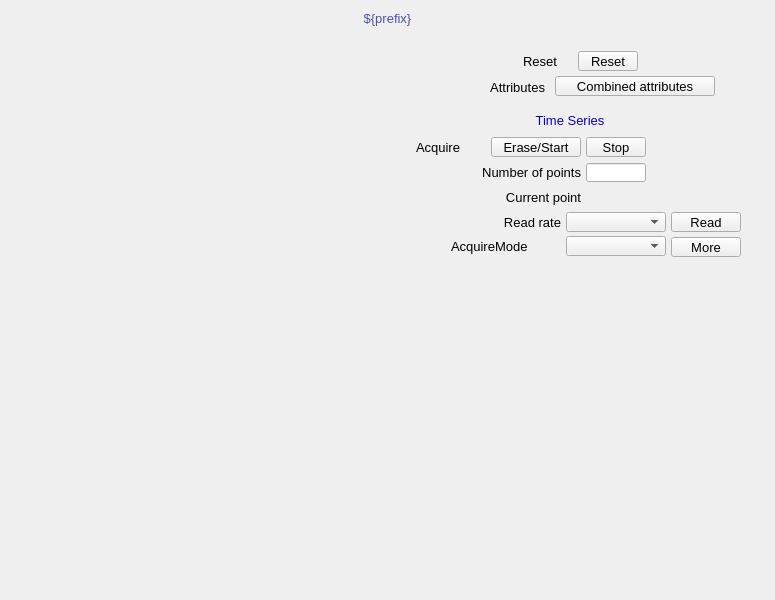
<?xml version="1.0" ?>
<ui version="4.0">
  <class>Dialog</class>
  <widget class="QWidget" name="screen">
    <property name="geometry">
      <rect>
        <x>826</x>
        <y>470</y>
        <width>775</width>
        <height>600</height>
      </rect>
    </property>
    <property name="styleSheet">
      <string notr="true">QWidget#screen {
  color: rgb(0, 0, 0);
  background-color: rgb(187, 187, 187);
  }</string>
    </property>
    <property name="windowTitle">
      <string>NDPluginAttribute</string>
    </property>
    <widget class="PyDMDrawingRectangle" name="rectangle">
      <property name="geometry">
        <rect>
          <x>0</x>
          <y>5</y>
          <width>775</width>
          <height>25</height>
        </rect>
      </property>
      <property name="brush" stdset="0">
        <brush brushstyle="SolidPattern">
          <color alpha="255">
            <red>218</red>
            <green>218</green>
            <blue>218</blue>
          </color>
        </brush>
      </property>
      <property name="penStyle" stdset="0">
        <enum>Qt::SolidLine</enum>
      </property>
      <property name="penColor" stdset="0">
        <color>
          <red>218</red>
          <green>218</green>
          <blue>218</blue>
        </color>
      </property>
      <property name="penWidth" stdset="0">
        <double>0</double>
      </property>
      <property name="penCapStyle" stdset="0">
        <enum>Qt::FlatCap</enum>
      </property>
      <property name="toolTip">
        <string>rectangle</string>
      </property>
    </widget>
    <widget class="PyDMEmbeddedDisplay" name="composite">
      <property name="geometry">
        <rect>
          <x>5</x>
          <y>40</y>
          <width>380</width>
          <height>555</height>
        </rect>
      </property>
      <property name="toolTip">
        <string>composite</string>
      </property>
      <property name="filename" stdset="0">
        <string>PluginBase_V38.ui</string>
      </property>
    </widget>
    <widget class="PyDMDrawingRectangle" name="rectangle_1">
      <property name="geometry">
        <rect>
          <x>390</x>
          <y>40</y>
          <width>380</width>
          <height>60</height>
        </rect>
      </property>
      <property name="brush" stdset="0">
        <brush brushstyle="NoBrush">
          <color alpha="255">
            <red>45</red>
            <green>45</green>
            <blue>45</blue>
          </color>
        </brush>
      </property>
      <property name="penStyle" stdset="0">
        <enum>Qt::SolidLine</enum>
      </property>
      <property name="penColor" stdset="0">
        <color>
          <red>45</red>
          <green>45</green>
          <blue>45</blue>
        </color>
      </property>
      <property name="penWidth" stdset="0">
        <double>1</double>
      </property>
      <property name="penCapStyle" stdset="0">
        <enum>Qt::FlatCap</enum>
      </property>
      <property name="toolTip">
        <string>rectangle_1</string>
      </property>
    </widget>
    <widget class="PyDMFrame" name="composite_1">
      <property name="geometry">
        <rect>
          <x>0</x>
          <y>6</y>
          <width>775</width>
          <height>25</height>
        </rect>
      </property>
      <widget class="QLabel" name="text">
        <property name="geometry">
          <rect>
            <x>0</x>
            <y>0</y>
            <width>775</width>
            <height>25</height>
          </rect>
        </property>
        <property name="text">
          <string>${prefix}</string>
        </property>
        <property name="font" stdset="0">
          <font>
            <pointsize>10</pointsize>
          </font>
        </property>
        <property name="brush" stdset="0">
          <brush brushstyle="SolidPattern">
            <color alpha="255">
              <red>77</red>
              <green>82</green>
              <blue>164</blue>
            </color>
          </brush>
        </property>
        <property name="toolTip">
          <string>text</string>
        </property>
        <property name="alignment">
          <set>Qt::AlignCenter</set>
        </property>
        <property name="styleSheet">
          <string notr="true">QLabel#text {
  color: rgb(77, 82, 164);
  }</string>
        </property>
      </widget>
    </widget>
    <widget class="PyDMFrame" name="composite_2">
      <property name="geometry">
        <rect>
          <x>445</x>
          <y>76</y>
          <width>270</width>
          <height>21</height>
        </rect>
      </property>
      <widget class="PyDMRelatedDisplayButton" name="related_display">
        <property name="geometry">
          <rect>
            <x>110</x>
            <y>0</y>
            <width>160</width>
            <height>20</height>
          </rect>
        </property>
        <property name="toolTip">
          <string>Combined attributes</string>
        </property>
        <property name="text">
          <string>Combined attributes</string>
        </property>
        <property name="showIcon" stdset="0">
          <bool>true</bool>
        </property>
        <property name="font" stdset="0">
          <font>
            <pointsize>10</pointsize>
          </font>
        </property>
        <property name="styleSheet">
          <string notr="true">PyDMRelatedDisplayButton#related_display {
  color: rgb(0, 0, 0);
  background-color: rgb(115, 223, 255);
  }</string>
        </property>
        <property name="titles" stdset="0">
          <stringlist>
            <string>Attributes 1-8</string>
            <string>Attributes 9-16</string>
          </stringlist>
        </property>
        <property name="filenames" stdset="0">
          <stringlist>
            <string>AttributePlugin8_V38.ui</string>
            <string>AttributePlugin8_V38.ui</string>
          </stringlist>
        </property>
        <property name="macros" stdset="0">
          <stringlist>
            <string>P=${P},R=${R},A1=1:,A2=2:,A3=3:,A4=4:,A5=5:,A6=6:,A7=7:,A8=8:</string>
            <string>P=${P},R=${R},A1=9:,A2=10:,A3=11:,A4=12:,A5=13:,A6=14:,A7=15:,A8=16:</string>
          </stringlist>
        </property>
        <property name="openInNewWindow" stdset="0">
          <bool>true</bool>
        </property>
      </widget>
      <widget class="QLabel" name="text_1">
        <property name="geometry">
          <rect>
            <x>0</x>
            <y>1</y>
            <width>100</width>
            <height>20</height>
          </rect>
        </property>
        <property name="text">
          <string>Attributes</string>
        </property>
        <property name="font" stdset="0">
          <font>
            <pointsize>10</pointsize>
          </font>
        </property>
        <property name="brush" stdset="0">
          <brush brushstyle="SolidPattern">
            <color alpha="255">
              <red>0</red>
              <green>0</green>
              <blue>0</blue>
            </color>
          </brush>
        </property>
        <property name="toolTip">
          <string>text_1</string>
        </property>
        <property name="alignment">
          <set>Qt::AlignRight|Qt::AlignTrailing|Qt::AlignVCenter</set>
        </property>
        <property name="styleSheet">
          <string notr="true">QLabel#text_1 {
  color: rgb(0, 0, 0);
  }</string>
        </property>
      </widget>
    </widget>
    <widget class="PyDMFrame" name="composite_3">
      <property name="geometry">
        <rect>
          <x>523</x>
          <y>51</y>
          <width>115</width>
          <height>20</height>
        </rect>
      </property>
      <widget class="PyDMPushButton" name="message_button">
        <property name="geometry">
          <rect>
            <x>55</x>
            <y>0</y>
            <width>60</width>
            <height>20</height>
          </rect>
        </property>
        <property name="text">
          <string>Reset</string>
        </property>
        <property name="font" stdset="0">
          <font>
            <pointsize>10</pointsize>
          </font>
        </property>
        <property name="toolTip">
          <string>${prefix}Reset</string>
        </property>
        <property name="channel" stdset="0">
          <string>ca://${prefix}Reset</string>
        </property>
        <property name="pressValue" stdset="0">
          <string>1</string>
        </property>
        <property name="styleSheet">
          <string notr="true">PyDMPushButton#message_button {
  color: rgb(0, 0, 0);
  background-color: rgb(115, 223, 255);
  }</string>
        </property>
      </widget>
      <widget class="QLabel" name="text_2">
        <property name="geometry">
          <rect>
            <x>0</x>
            <y>0</y>
            <width>50</width>
            <height>20</height>
          </rect>
        </property>
        <property name="text">
          <string>Reset</string>
        </property>
        <property name="font" stdset="0">
          <font>
            <pointsize>10</pointsize>
          </font>
        </property>
        <property name="brush" stdset="0">
          <brush brushstyle="SolidPattern">
            <color alpha="255">
              <red>0</red>
              <green>0</green>
              <blue>0</blue>
            </color>
          </brush>
        </property>
        <property name="toolTip">
          <string>text_2</string>
        </property>
        <property name="alignment">
          <set>Qt::AlignLeading|Qt::AlignLeft|Qt::AlignVCenter</set>
        </property>
        <property name="styleSheet">
          <string notr="true">QLabel#text_2 {
  color: rgb(0, 0, 0);
  }</string>
        </property>
      </widget>
    </widget>
    <widget class="PyDMFrame" name="composite_4">
      <property name="geometry">
        <rect>
          <x>390</x>
          <y>105</y>
          <width>380</width>
          <height>155</height>
        </rect>
      </property>
      <widget class="PyDMDrawingRectangle" name="rectangle_2">
        <property name="geometry">
          <rect>
            <x>120</x>
            <y>5</y>
            <width>120</width>
            <height>21</height>
          </rect>
        </property>
        <property name="brush" stdset="0">
          <brush brushstyle="SolidPattern">
            <color alpha="255">
              <red>218</red>
              <green>218</green>
              <blue>218</blue>
            </color>
          </brush>
        </property>
        <property name="penStyle" stdset="0">
          <enum>Qt::SolidLine</enum>
        </property>
        <property name="penColor" stdset="0">
          <color>
            <red>218</red>
            <green>218</green>
            <blue>218</blue>
          </color>
        </property>
        <property name="penWidth" stdset="0">
          <double>0</double>
        </property>
        <property name="penCapStyle" stdset="0">
          <enum>Qt::FlatCap</enum>
        </property>
        <property name="toolTip">
          <string>rectangle_2</string>
        </property>
      </widget>
      <widget class="PyDMDrawingRectangle" name="rectangle_3">
        <property name="geometry">
          <rect>
            <x>0</x>
            <y>0</y>
            <width>380</width>
            <height>155</height>
          </rect>
        </property>
        <property name="brush" stdset="0">
          <brush brushstyle="NoBrush">
            <color alpha="255">
              <red>0</red>
              <green>0</green>
              <blue>0</blue>
            </color>
          </brush>
        </property>
        <property name="penStyle" stdset="0">
          <enum>Qt::SolidLine</enum>
        </property>
        <property name="penColor" stdset="0">
          <color>
            <red>0</red>
            <green>0</green>
            <blue>0</blue>
          </color>
        </property>
        <property name="penWidth" stdset="0">
          <double>1</double>
        </property>
        <property name="penCapStyle" stdset="0">
          <enum>Qt::FlatCap</enum>
        </property>
        <property name="toolTip">
          <string>rectangle_3</string>
        </property>
      </widget>
      <widget class="QLabel" name="text_3">
        <property name="geometry">
          <rect>
            <x>125</x>
            <y>5</y>
            <width>110</width>
            <height>20</height>
          </rect>
        </property>
        <property name="text">
          <string>Time Series</string>
        </property>
        <property name="font" stdset="0">
          <font>
            <pointsize>10</pointsize>
          </font>
        </property>
        <property name="brush" stdset="0">
          <brush brushstyle="SolidPattern">
            <color alpha="255">
              <red>10</red>
              <green>0</green>
              <blue>184</blue>
            </color>
          </brush>
        </property>
        <property name="toolTip">
          <string>text_3</string>
        </property>
        <property name="alignment">
          <set>Qt::AlignCenter</set>
        </property>
        <property name="styleSheet">
          <string notr="true">QLabel#text_3 {
  color: rgb(10, 0, 184);
  }</string>
        </property>
      </widget>
      <widget class="QLabel" name="text_4">
        <property name="geometry">
          <rect>
            <x>61</x>
            <y>82</y>
            <width>130</width>
            <height>20</height>
          </rect>
        </property>
        <property name="text">
          <string>Current point</string>
        </property>
        <property name="font" stdset="0">
          <font>
            <pointsize>10</pointsize>
          </font>
        </property>
        <property name="brush" stdset="0">
          <brush brushstyle="SolidPattern">
            <color alpha="255">
              <red>0</red>
              <green>0</green>
              <blue>0</blue>
            </color>
          </brush>
        </property>
        <property name="toolTip">
          <string>text_4</string>
        </property>
        <property name="alignment">
          <set>Qt::AlignRight|Qt::AlignTrailing|Qt::AlignVCenter</set>
        </property>
        <property name="styleSheet">
          <string notr="true">QLabel#text_4 {
  color: rgb(0, 0, 0);
  }</string>
        </property>
      </widget>
      <widget class="PyDMLabel" name="text_update">
        <property name="geometry">
          <rect>
            <x>196</x>
            <y>83</y>
            <width>90</width>
            <height>18</height>
          </rect>
        </property>
        <property name="toolTip">
          <string>PV: ${prefix}TS:TSCurrentPoint</string>
        </property>
        <property name="channel" stdset="0">
          <string>ca://${prefix}TS:TSCurrentPoint</string>
        </property>
        <property name="font" stdset="0">
          <font>
            <pointsize>10</pointsize>
          </font>
        </property>
        <property name="alignment">
          <set>Qt::AlignLeading|Qt::AlignLeft|Qt::AlignVCenter</set>
        </property>
        <property name="textInteractionFlags">
          <set>Qt::TextSelectableByKeyboard|Qt::TextSelectableByMouse</set>
        </property>
        <property name="styleSheet">
          <string notr="true">PyDMLabel#text_update {
  color: rgb(10, 0, 184);
  background-color: rgb(187, 187, 187);
  }</string>
        </property>
      </widget>
      <widget class="PyDMEnumComboBox" name="menu">
        <property name="geometry">
          <rect>
            <x>176</x>
            <y>107</y>
            <width>100</width>
            <height>20</height>
          </rect>
        </property>
        <property name="toolTip">
          <string>${prefix}TS:TSRead.SCAN</string>
        </property>
        <property name="channel" stdset="0">
          <string>ca://${prefix}TS:TSRead.SCAN</string>
        </property>
        <property name="font" stdset="0">
          <font>
            <pointsize>10</pointsize>
          </font>
        </property>
        <property name="styleSheet">
          <string notr="true">PyDMEnumComboBox#menu {
  color: rgb(0, 0, 0);
  background-color: rgb(115, 223, 255);
  }</string>
        </property>
      </widget>
      <widget class="PyDMPushButton" name="message_button_1">
        <property name="geometry">
          <rect>
            <x>281</x>
            <y>107</y>
            <width>70</width>
            <height>20</height>
          </rect>
        </property>
        <property name="text">
          <string>Read</string>
        </property>
        <property name="font" stdset="0">
          <font>
            <pointsize>10</pointsize>
          </font>
        </property>
        <property name="toolTip">
          <string>${prefix}TS:TSRead.PROC</string>
        </property>
        <property name="channel" stdset="0">
          <string>ca://${prefix}TS:TSRead.PROC</string>
        </property>
        <property name="pressValue" stdset="0">
          <string>1</string>
        </property>
        <property name="styleSheet">
          <string notr="true">PyDMPushButton#message_button_1 {
  color: rgb(0, 0, 0);
  background-color: rgb(115, 223, 255);
  }</string>
        </property>
      </widget>
      <widget class="QLabel" name="text_5">
        <property name="geometry">
          <rect>
            <x>81</x>
            <y>107</y>
            <width>90</width>
            <height>20</height>
          </rect>
        </property>
        <property name="text">
          <string>Read rate</string>
        </property>
        <property name="font" stdset="0">
          <font>
            <pointsize>10</pointsize>
          </font>
        </property>
        <property name="brush" stdset="0">
          <brush brushstyle="SolidPattern">
            <color alpha="255">
              <red>0</red>
              <green>0</green>
              <blue>0</blue>
            </color>
          </brush>
        </property>
        <property name="toolTip">
          <string>text_5</string>
        </property>
        <property name="alignment">
          <set>Qt::AlignRight|Qt::AlignTrailing|Qt::AlignVCenter</set>
        </property>
        <property name="styleSheet">
          <string notr="true">QLabel#text_5 {
  color: rgb(0, 0, 0);
  }</string>
        </property>
      </widget>
      <widget class="PyDMLineEdit" name="text_entry">
        <property name="geometry">
          <rect>
            <x>196</x>
            <y>58</y>
            <width>60</width>
            <height>19</height>
          </rect>
        </property>
        <property name="channel" stdset="0">
          <string>ca://${prefix}TS:TSNumPoints</string>
        </property>
        <property name="toolTip">
          <string>${prefix}TS:TSNumPoints</string>
        </property>
        <property name="font" stdset="0">
          <font>
            <pointsize>10</pointsize>
          </font>
        </property>
        <property name="styleSheet">
          <string notr="true">PyDMLineEdit#text_entry {
  color: rgb(0, 0, 0);
  background-color: rgb(115, 223, 255);
  border: 1px solid black;
  margin: 0px;
  padding: 0px;
  spacing: 0px;
  }</string>
        </property>
      </widget>
      <widget class="QLabel" name="text_6">
        <property name="geometry">
          <rect>
            <x>31</x>
            <y>57</y>
            <width>160</width>
            <height>20</height>
          </rect>
        </property>
        <property name="text">
          <string>Number of points</string>
        </property>
        <property name="font" stdset="0">
          <font>
            <pointsize>10</pointsize>
          </font>
        </property>
        <property name="brush" stdset="0">
          <brush brushstyle="SolidPattern">
            <color alpha="255">
              <red>0</red>
              <green>0</green>
              <blue>0</blue>
            </color>
          </brush>
        </property>
        <property name="toolTip">
          <string>text_6</string>
        </property>
        <property name="alignment">
          <set>Qt::AlignRight|Qt::AlignTrailing|Qt::AlignVCenter</set>
        </property>
        <property name="styleSheet">
          <string notr="true">QLabel#text_6 {
  color: rgb(0, 0, 0);
  }</string>
        </property>
      </widget>
      <widget class="PyDMPushButton" name="message_button_2">
        <property name="geometry">
          <rect>
            <x>101</x>
            <y>32</y>
            <width>90</width>
            <height>20</height>
          </rect>
        </property>
        <property name="text">
          <string>Erase/Start</string>
        </property>
        <property name="font" stdset="0">
          <font>
            <pointsize>10</pointsize>
          </font>
        </property>
        <property name="toolTip">
          <string>${prefix}TS:TSAcquire</string>
        </property>
        <property name="channel" stdset="0">
          <string>ca://${prefix}TS:TSAcquire</string>
        </property>
        <property name="pressValue" stdset="0">
          <string>1</string>
        </property>
        <property name="styleSheet">
          <string notr="true">PyDMPushButton#message_button_2 {
  color: rgb(0, 0, 0);
  background-color: rgb(115, 223, 255);
  }</string>
        </property>
      </widget>
      <widget class="PyDMPushButton" name="message_button_3">
        <property name="geometry">
          <rect>
            <x>196</x>
            <y>32</y>
            <width>60</width>
            <height>20</height>
          </rect>
        </property>
        <property name="text">
          <string>Stop</string>
        </property>
        <property name="font" stdset="0">
          <font>
            <pointsize>10</pointsize>
          </font>
        </property>
        <property name="toolTip">
          <string>${prefix}TS:TSAcquire</string>
        </property>
        <property name="channel" stdset="0">
          <string>ca://${prefix}TS:TSAcquire</string>
        </property>
        <property name="pressValue" stdset="0">
          <string>0</string>
        </property>
        <property name="styleSheet">
          <string notr="true">PyDMPushButton#message_button_3 {
  color: rgb(0, 0, 0);
  background-color: rgb(115, 223, 255);
  }</string>
        </property>
      </widget>
      <widget class="PyDMLabel" name="text_update_1">
        <property name="geometry">
          <rect>
            <x>261</x>
            <y>33</y>
            <width>90</width>
            <height>18</height>
          </rect>
        </property>
        <property name="toolTip">
          <string>PV: ${prefix}TS:TSAcquiring</string>
        </property>
        <property name="channel" stdset="0">
          <string>ca://${prefix}TS:TSAcquiring</string>
        </property>
        <property name="displayFormat" stdset="0">
          <enum>PyDMLabel::String</enum>
        </property>
        <property name="font" stdset="0">
          <font>
            <pointsize>10</pointsize>
          </font>
        </property>
        <property name="alignment">
          <set>Qt::AlignLeading|Qt::AlignLeft|Qt::AlignVCenter</set>
        </property>
        <property name="textInteractionFlags">
          <set>Qt::TextSelectableByKeyboard|Qt::TextSelectableByMouse</set>
        </property>
        <property name="styleSheet">
          <string notr="true">PyDMLabel#text_update_1 {
  color: rgb(10, 0, 184);
  background-color: rgb(70, 70, 70);
  }</string>
        </property>
      </widget>
      <widget class="QLabel" name="text_7">
        <property name="geometry">
          <rect>
            <x>26</x>
            <y>32</y>
            <width>70</width>
            <height>20</height>
          </rect>
        </property>
        <property name="text">
          <string>Acquire</string>
        </property>
        <property name="font" stdset="0">
          <font>
            <pointsize>10</pointsize>
          </font>
        </property>
        <property name="brush" stdset="0">
          <brush brushstyle="SolidPattern">
            <color alpha="255">
              <red>0</red>
              <green>0</green>
              <blue>0</blue>
            </color>
          </brush>
        </property>
        <property name="toolTip">
          <string>text_7</string>
        </property>
        <property name="alignment">
          <set>Qt::AlignLeading|Qt::AlignLeft|Qt::AlignVCenter</set>
        </property>
        <property name="styleSheet">
          <string notr="true">QLabel#text_7 {
  color: rgb(0, 0, 0);
  }</string>
        </property>
      </widget>
      <widget class="PyDMRelatedDisplayButton" name="related_display_1">
        <property name="geometry">
          <rect>
            <x>281</x>
            <y>132</y>
            <width>70</width>
            <height>20</height>
          </rect>
        </property>
        <property name="toolTip">
          <string>More</string>
        </property>
        <property name="text">
          <string>More</string>
        </property>
        <property name="showIcon" stdset="0">
          <bool>true</bool>
        </property>
        <property name="font" stdset="0">
          <font>
            <pointsize>10</pointsize>
          </font>
        </property>
        <property name="styleSheet">
          <string notr="true">PyDMRelatedDisplayButton#related_display_1 {
  color: rgb(0, 0, 0);
  background-color: rgb(115, 223, 255);
  }</string>
        </property>
        <property name="titles" stdset="0">
          <stringlist>
            <string>Time series control</string>
          </stringlist>
        </property>
        <property name="filenames" stdset="0">
          <stringlist>
            <string>TimeSeriesPlugin_V38.ui</string>
          </stringlist>
        </property>
        <property name="macros" stdset="0">
          <stringlist>
            <string>P=${P},R=${R}TS:</string>
          </stringlist>
        </property>
        <property name="openInNewWindow" stdset="0">
          <bool>true</bool>
        </property>
      </widget>
      <widget class="QLabel" name="text_8">
        <property name="geometry">
          <rect>
            <x>61</x>
            <y>131</y>
            <width>110</width>
            <height>20</height>
          </rect>
        </property>
        <property name="text">
          <string>AcquireMode</string>
        </property>
        <property name="font" stdset="0">
          <font>
            <pointsize>10</pointsize>
          </font>
        </property>
        <property name="brush" stdset="0">
          <brush brushstyle="SolidPattern">
            <color alpha="255">
              <red>0</red>
              <green>0</green>
              <blue>0</blue>
            </color>
          </brush>
        </property>
        <property name="toolTip">
          <string>text_8</string>
        </property>
        <property name="alignment">
          <set>Qt::AlignLeading|Qt::AlignLeft|Qt::AlignVCenter</set>
        </property>
        <property name="styleSheet">
          <string notr="true">QLabel#text_8 {
  color: rgb(0, 0, 0);
  }</string>
        </property>
      </widget>
      <widget class="PyDMEnumComboBox" name="menu_1">
        <property name="geometry">
          <rect>
            <x>176</x>
            <y>131</y>
            <width>100</width>
            <height>20</height>
          </rect>
        </property>
        <property name="toolTip">
          <string>${prefix}TS:TSAcquireMode</string>
        </property>
        <property name="channel" stdset="0">
          <string>ca://${prefix}TS:TSAcquireMode</string>
        </property>
        <property name="font" stdset="0">
          <font>
            <pointsize>10</pointsize>
          </font>
        </property>
        <property name="styleSheet">
          <string notr="true">PyDMEnumComboBox#menu_1 {
  color: rgb(0, 0, 0);
  background-color: rgb(115, 223, 255);
  }</string>
        </property>
      </widget>
    </widget>
  </widget>
  <customwidgets>
    <customwidget>
      <class>PyDMDrawingRectangle</class>
      <extends>QWidget</extends>
      <header>pydm.widgets.drawing</header>
    </customwidget>
    <customwidget>
      <class>PyDMEmbeddedDisplay</class>
      <extends>QFrame</extends>
      <header>pydm.widgets.embedded_display</header>
    </customwidget>
    <customwidget>
      <class>PyDMFrame</class>
      <extends>QFrame</extends>
      <header>pydm.widgets.frame</header>
    </customwidget>
    <customwidget>
      <class>PyDMLabel</class>
      <extends>QLabel</extends>
      <header>pydm.widgets.label</header>
    </customwidget>
    <customwidget>
      <class>PyDMRelatedDisplayButton</class>
      <extends>QPushButton</extends>
      <header>pydm.widgets.related_display_button</header>
    </customwidget>
    <customwidget>
      <class>PyDMPushButton</class>
      <extends>QPushButton</extends>
      <header>pydm.widgets.pushbutton</header>
    </customwidget>
    <customwidget>
      <class>PyDMEnumComboBox</class>
      <extends>QComboBox</extends>
      <header>pydm.widgets.enum_combo_box</header>
    </customwidget>
    <customwidget>
      <class>PyDMLineEdit</class>
      <extends>QLineEdit</extends>
      <header>pydm.widgets.line_edit</header>
    </customwidget>
  </customwidgets>
</ui>
